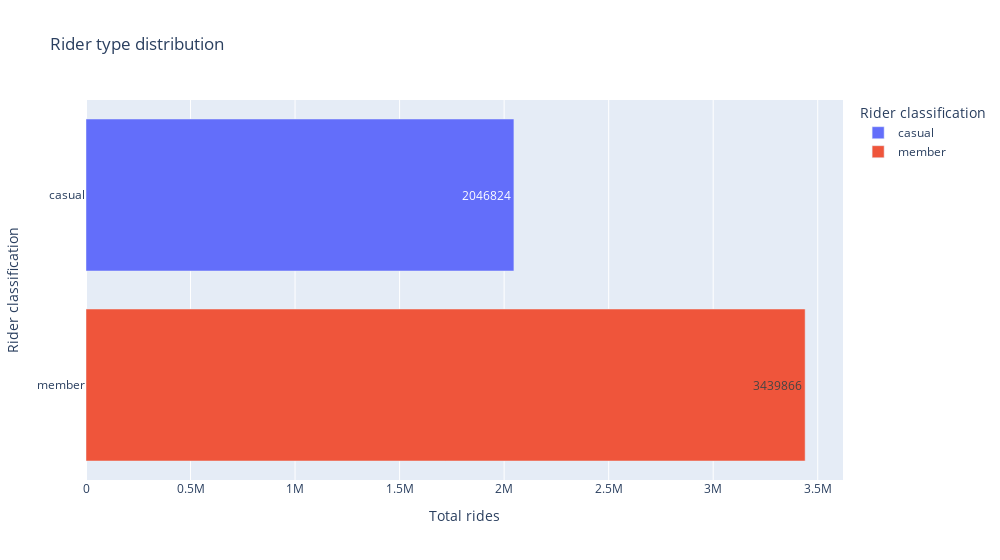

Source (notebook cell):
### Code cell
px.bar(
    total_rides,
    x="ride_id",
    y="member_casual",
    color="member_casual",
    text="ride_id",
    labels={
        "ride_id": chart_legends["ride_id"],
        "member_casual": chart_legends["member_casual"],
        "rideable_type": chart_legends["rideable_type"]
        
    },
    title="Rider type distribution",
    hover_name="member_casual",
    hover_data={"member_casual": False, "ride_id": True},
    width=chart_parameters["width"],
)

### Figure 1 — Plotly figure (JSON) as saved in the notebook; plotly's stock layout.template omitted (floating-point values rounded to 4 significant figures)
{"data": [{"alignmentgroup": "True", "hovertemplate": "<b>%{hovertext}</b><br><br>Total rides=%{text}<extra></extra>", "hovertext": ["casual"], "legendgroup": "casual", "marker": {"color": "#636efa", "pattern": {"shape": ""}}, "name": "casual", "offsetgroup": "casual", "orientation": "h", "showlegend": true, "text": [2046824], "textposition": "auto", "type": "bar", "x": [2046824], "xaxis": "x", "y": ["casual"], "yaxis": "y"}, {"alignmentgroup": "True", "hovertemplate": "<b>%{hovertext}</b><br><br>Total rides=%{text}<extra></extra>", "hovertext": ["member"], "legendgroup": "member", "marker": {"color": "#EF553B", "pattern": {"shape": ""}}, "name": "member", "offsetgroup": "member", "orientation": "h", "showlegend": true, "text": [3439866], "textposition": "auto", "type": "bar", "x": [3439866], "xaxis": "x", "y": ["member"], "yaxis": "y"}], "layout": {"barmode": "relative", "legend": {"title": {"text": "Rider classification"}, "tracegroupgap": 0}, "title": {"text": "Rider type distribution"}, "width": 1000, "xaxis": {"anchor": "y", "domain": [0, 1], "title": {"text": "Total rides"}}, "yaxis": {"anchor": "x", "categoryarray": ["member", "casual"], "categoryorder": "array", "domain": [0, 1], "title": {"text": "Rider classification"}}}}
